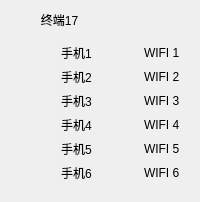
     <widget class="QWidget" name="widget_17" native="true">
      <layout class="QGridLayout" name="gridLayout_19">
       <item row="0" column="0">
        <layout class="QVBoxLayout" name="verticalLayout_18">
         <item>
          <widget class="QLabel" name="label_546">
           <property name="text">
            <string>         终端17</string>
           </property>
          </widget>
         </item>
         <item>
          <widget class="QWidget" name="widget_45" native="true">
           <layout class="QGridLayout" name="gridLayout_45">
            <item row="1" column="0">
             <widget class="LightButton" name="lightButton1_529" native="true"/>
            </item>
            <item row="2" column="0">
             <widget class="LightButton" name="lightButton1_530" native="true"/>
            </item>
            <item row="0" column="2">
             <widget class="LightButton" name="lightButton1_531" native="true"/>
            </item>
            <item row="4" column="2">
             <widget class="LightButton" name="lightButton1_532" native="true"/>
            </item>
            <item row="5" column="0">
             <widget class="LightButton" name="lightButton1_533" native="true"/>
            </item>
            <item row="0" column="0">
             <widget class="LightButton" name="lightButton1_534" native="true"/>
            </item>
            <item row="5" column="2">
             <widget class="LightButton" name="lightButton1_535" native="true"/>
            </item>
            <item row="1" column="2">
             <widget class="LightButton" name="lightButton1_536" native="true"/>
            </item>
            <item row="2" column="2">
             <widget class="LightButton" name="lightButton1_537" native="true"/>
            </item>
            <item row="3" column="2">
             <widget class="LightButton" name="lightButton1_538" native="true"/>
            </item>
            <item row="4" column="0">
             <widget class="LightButton" name="lightButton1_539" native="true"/>
            </item>
            <item row="3" column="0">
             <widget class="LightButton" name="lightButton1_540" native="true"/>
            </item>
            <item row="0" column="3">
             <widget class="QLabel" name="WifiLabel17_1">
              <property name="text">
               <string>WIFI 1</string>
              </property>
             </widget>
            </item>
            <item row="4" column="3">
             <widget class="QLabel" name="WifiLabel17_5">
              <property name="text">
               <string>WIFI 5</string>
              </property>
             </widget>
            </item>
            <item row="3" column="3">
             <widget class="QLabel" name="WifiLabel17_4">
              <property name="text">
               <string>WIFI 4</string>
              </property>
             </widget>
            </item>
            <item row="3" column="1">
             <widget class="QLabel" name="PhoneLabel17_4">
              <property name="text">
               <string>手机4</string>
              </property>
             </widget>
            </item>
            <item row="0" column="1">
             <widget class="QLabel" name="PhoneLabel17_1">
              <property name="text">
               <string>手机1</string>
              </property>
             </widget>
            </item>
            <item row="2" column="1">
             <widget class="QLabel" name="PhoneLabel17_3">
              <property name="text">
               <string>手机3</string>
              </property>
             </widget>
            </item>
            <item row="4" column="1">
             <widget class="QLabel" name="PhoneLabel17_5">
              <property name="text">
               <string>手机5</string>
              </property>
             </widget>
            </item>
            <item row="5" column="1">
             <widget class="QLabel" name="PhoneLabel17_6">
              <property name="text">
               <string>手机6</string>
              </property>
             </widget>
            </item>
            <item row="1" column="1">
             <widget class="QLabel" name="PhoneLabel17_2">
              <property name="text">
               <string>手机2</string>
              </property>
             </widget>
            </item>
            <item row="5" column="3">
             <widget class="QLabel" name="WifiLabel17_6">
              <property name="text">
               <string>WIFI 6</string>
              </property>
             </widget>
            </item>
            <item row="2" column="3">
             <widget class="QLabel" name="WifiLabel17_3">
              <property name="text">
               <string>WIFI 3</string>
              </property>
             </widget>
            </item>
            <item row="1" column="3">
             <widget class="QLabel" name="WifiLabel17_2">
              <property name="text">
               <string>WIFI 2</string>
              </property>
             </widget>
            </item>
           </layout>
          </widget>
         </item>
        </layout>
       </item>
      </layout>
     </widget>
